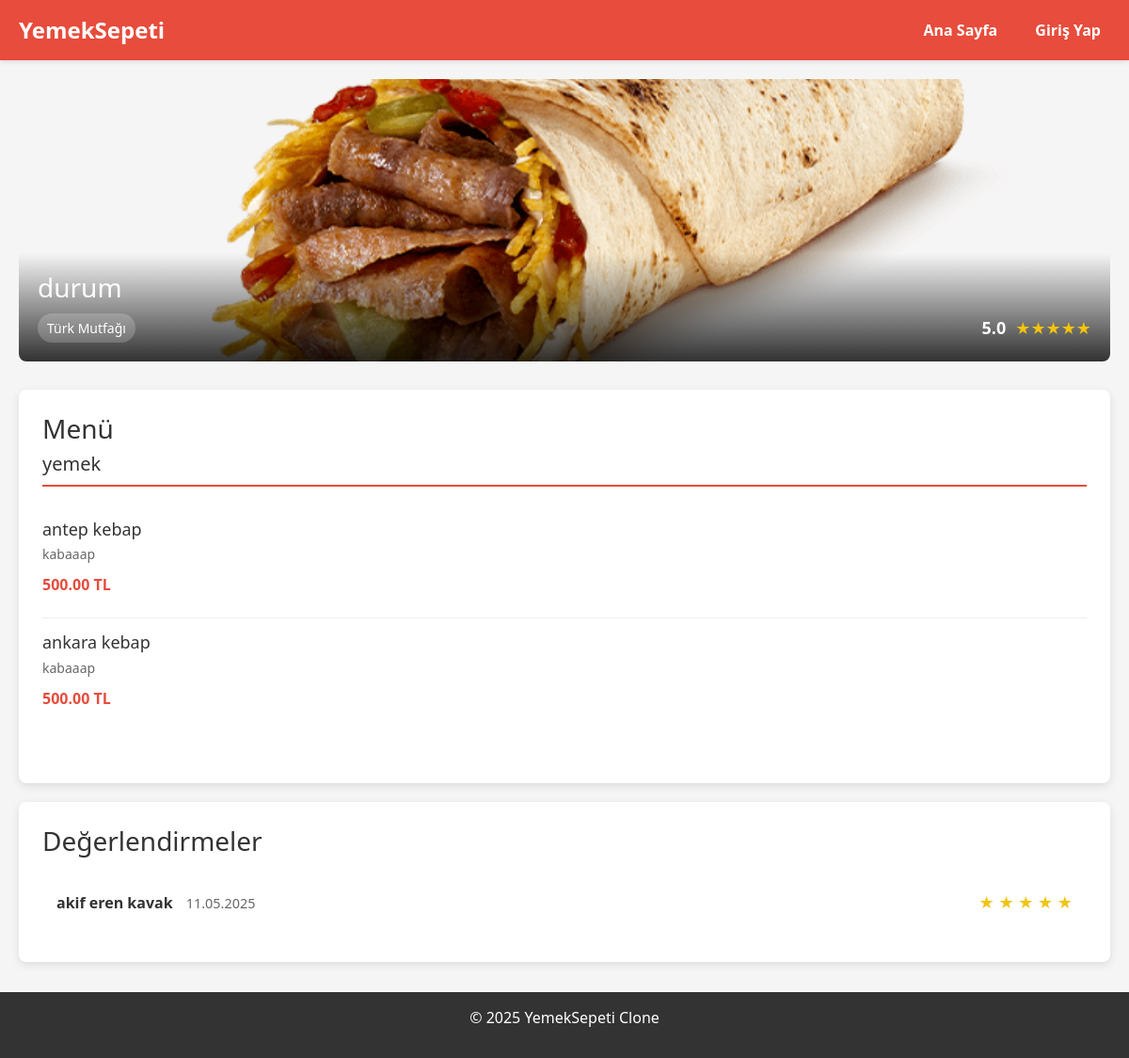
The page /restaurant/1 on the database its author committed.
### models.py (models this page shows, shortened)
class Restaurant(db.Model):
    id = db.Column(db.Integer, primary_key=True)
    user_id = db.Column(db.Integer, db.ForeignKey('user.id'), nullable=False)
    restaurant_name = db.Column(db.String(100), nullable=False)
    cuisine_type = db.Column(db.String(50), nullable=False)
    tax_id = db.Column(db.String(20), unique=True, nullable=False)
    is_approved = db.Column(db.Boolean, default=False)
    rating = db.Column(db.Float, default=0.0)
    created_at = db.Column(db.DateTime, default=lambda: datetime.now(timezone.utc))
    image_path = db.Column(db.String(255), nullable=True, default='default_restaurant.png')

class Menu(db.Model):
    id = db.Column(db.Integer, primary_key=True)
    restaurant_id = db.Column(db.Integer, db.ForeignKey('restaurant.id'), nullable=False)
    item_name = db.Column(db.String(100), nullable=False)
    description = db.Column(db.Text, nullable=True)
    price = db.Column(db.Float, nullable=False)
    is_available = db.Column(db.Boolean, default=True)
    category = db.Column(db.String(50), nullable=False, default = "diğer")  # e.g., 'appetizer', 'main course', 'dessert'
    restaurant = db.relationship('Restaurant', backref='menu_items')

class RestaurantReview(db.Model):
    id = db.Column(db.Integer, primary_key=True)
    user_id = db.Column(db.Integer, db.ForeignKey('user.id'), nullable=False)
    restaurant_id = db.Column(db.Integer, db.ForeignKey('restaurant.id'), nullable=False)
    rating = db.Column(db.Integer, nullable=False)  # 1-5 stars
    comment = db.Column(db.Text, nullable=True)
    created_at = db.Column(db.DateTime, default=lambda: datetime.now(timezone.utc))
    user = db.relationship('User', backref='restaurant_reviews')
    restaurant = db.relationship('Restaurant', backref='reviews')

class User(db.Model):
    id = db.Column(db.Integer, primary_key=True)
    name = db.Column(db.String(100), nullable=False)
    email = db.Column(db.String(100), unique=True, nullable=False)
    password = db.Column(db.String(100), nullable=False)
    phone = db.Column(db.String(15), nullable=True)
    address = db.Column(db.Text, nullable=True)
    user_type = db.Column(db.String(20), nullable=False)  # 'admin', 'restaurant', 'user', 'delivery'
    created_at = db.Column(db.DateTime, default=lambda: datetime.now(timezone.utc))
    is_active = db.Column(db.Boolean, default=True)
    reset_code = db.Column(db.String(100), nullable=True)
    reset_code_expiry = db.Column(db.DateTime, nullable=True)
    restaurant = db.relationship('Restaurant', backref='owner', uselist=False)
    addresses = db.relationship('Address', backref='user', lazy=True)

### app.py (the view, shortened to what this page needs)
@app.route("/restaurant/<int:restaurant_id>")
def restaurant_menu(restaurant_id):
    restaurant = Restaurant.query.get_or_404(restaurant_id)
    if not restaurant.is_approved and ('user_type' not in session or session['user_type'] != 'admin'):
        flash('Bu restoran henüz onaylanmamıştır.', 'danger')
        return redirect(url_for('home'))
    menu_items = Menu.query.filter_by(restaurant_id=restaurant_id, is_available=True).all()
    restaurant_reviews = RestaurantReview.query.filter_by(restaurant_id=restaurant_id).order_by(RestaurantReview.created_at.desc()).all()
    user_restaurant_review = None
    if 'logged_in' in session and session['user_type'] == 'user':
        user_restaurant_review = RestaurantReview.query.filter_by(
            user_id=session['user_id'],
            restaurant_id=restaurant_id
        ).first()
    user_menu_ratings = {}
    if 'logged_in' in session and session['user_type'] == 'user':
        user_ratings = MenuItemReview.query.filter_by(user_id=session['user_id']).all()
        for rating in user_ratings:
            user_menu_ratings[rating.menu_id] = rating.rating
    for item in menu_items:
        item_ratings = MenuItemReview.query.filter_by(menu_id=item.id).all()
        if item_ratings:
            total_rating = sum(review.rating for review in item_ratings)
            item.avg_rating = round(total_rating / len(item_ratings), 1)
        else:
            item.avg_rating = None
    cart_items = []
    cart_total = 0
    cart_count = 0
    return render_template(
        "restaurant_menu.html",
        restaurant=restaurant,
        menu_items=menu_items,
        cart_items=cart_items,
        cart_total=cart_total,
        cart_count=cart_count,
        restaurant_reviews=restaurant_reviews,
        user_restaurant_review=user_restaurant_review,
        user_menu_ratings=user_menu_ratings
    )

### templates/restaurant_menu.html (shortened to what this page needs)
{% extends "base.html" %}
{% block content %}
<div class="restaurant-header">
    <div class="restaurant-banner">
        {% if restaurant.image_path %}
            <img src="{{ url_for('static', filename='images/restaurants/' + restaurant.image_path) }}" alt="{{ restaurant.restaurant_name }}">
        {% else %}
            <img src="{{ url_for('static', filename='images/restaurants/default.jpg') }}" alt="Default image">
        {% endif %}
        <div class="restaurant-overlay">
            <h2>{{ restaurant.restaurant_name }}</h2>
            <div class="restaurant-meta">
                <span class="cuisine-type">{{ restaurant.cuisine_type }}</span>
                <div class="rating-display">
                    <span class="rating-value">{{ restaurant.rating }}</span>
                    <div class="stars">
                        {% for i in range(5) %}
                            {% if i < restaurant.rating|int %}
                                <span class="star filled">★</span>
                            {% elif i < (restaurant.rating|float + 0.5)|int %}
                                <span class="star half-filled">★</span>
                            {% else %}
                                <span class="star">☆</span>
                            {% endif %}
                        {% endfor %}
                    </div>
                </div>
            </div>
        </div>
    </div>
</div>
<div class="menu-container">
    <h3>Menü</h3>
    {% if menu_items %}
        {% set categories = {} %}
        {% for category, items in categories.items() %}
            <div class="menu-category">
                <h4 class="category-title">{{ category }}</h4>
                <div class="menu-items">
                    {% for item in items %}
                        <div class="menu-item">
                            <div class="menu-item-info">
                                <h4>{{ item.item_name }}</h4>
                                <p class="description">{{ item.description }}</p>
                                <p class="price">{{ "%.2f"|format(item.price) }} TL</p>
                            </div>
                        </div>
                    {% endfor %}
                </div>
            </div>
        {% endfor %}
    {% else %}
        <p class="no-items">Bu restoranda henüz menü öğesi bulunmamaktadır.</p>
    {% endif %}
</div>
<div class="review-section">
    <h3>Değerlendirmeler</h3>
    <div class="reviews-list">
        {% if restaurant_reviews %}
            {% for review in restaurant_reviews %}
                <div class="review-item">
                    <div class="review-header">
                        <div class="reviewer-info">
                            <span class="reviewer-name">{{ review.user.name }}</span>
                            <span class="review-date">{{ review.created_at.strftime('%d.%m.%Y') }}</span>
                        </div>
                        <div class="review-rating">
                            {% for i in range(5) %}
                                {% if i < review.rating %}
                                    <span class="star filled">★</span>
                                {% else %}
                                    <span class="star">☆</span>
                                {% endif %}
                            {% endfor %}
                        </div>
                    </div>
                </div>
            {% endfor %}
        {% else %}
            <p class="no-reviews">Bu restoran için henüz değerlendirme yapılmamış.</p>
        {% endif %}
    </div>
</div>
{% endblock %}

### static/styles.css (style rules this page uses)
body { font-family: Arial, sans-serif; margin: 0; padding: 0; background-color: #f8f9fa; }
body { font-family: 'Segoe UI', Tahoma, Geneva, Verdana, sans-serif; margin: 0; padding: 0; background-color: #f5f5f5; color: #333; }
.stars { display: flex; }
.star { color: #ddd; font-size: 18px; }
.star.filled { color: #f1c40f; }
.restaurant-header { margin-bottom: 30px; }
.restaurant-banner { position: relative; height: 300px; border-radius: 8px; overflow: hidden; }
.restaurant-banner img { width: 100%; height: 100%; object-fit: cover; }
.restaurant-overlay { position: absolute; bottom: 0; left: 0; right: 0; padding: 20px; background: linear-gradient(transparent, rgba(0, 0, 0, 0.8)); color: white; }
.restaurant-overlay h2 { margin: 0 0 10px 0; font-size: 28px; }
.restaurant-meta { display: flex; justify-content: space-between; align-items: center; }
.cuisine-type { background-color: rgba(255, 255, 255, 0.2); padding: 5px 10px; border-radius: 20px; font-size: 14px; }
.rating-display { display: flex; align-items: center; gap: 10px; }
.rating-value { font-weight: bold; font-size: 18px; }
.menu-container { background-color: white; padding: 25px; border-radius: 8px; box-shadow: 0 3px 10px rgba(0, 0, 0, 0.1); }
.menu-items { margin-top: 20px; }
.menu-item { display: flex; justify-content: space-between; align-items: center; padding: 15px 0; border-bottom: 1px solid #eee; }
.menu-item:last-child { border-bottom: none; }
.menu-item-info { flex: 3; }
.menu-item-info h4 { margin: 0 0 5px 0; font-size: 18px; }
.description { color: #666; margin: 0 0 10px 0; font-size: 14px; }
.price { font-weight: bold; color: #e74c3c; margin: 0; font-size: 16px; }
.review-section { background-color: white; border-radius: 8px; padding: 25px; margin: 20px 0; box-shadow: 0 3px 10px rgba(0, 0, 0, 0.1); }
.reviews-list { margin-top: 20px; }
.review-item { padding: 15px; border-bottom: 1px solid #eee; }
.review-item:last-child { border-bottom: none; }
.review-header { display: flex; justify-content: space-between; align-items: center; margin-bottom: 10px; }
.reviewer-name { font-weight: bold; margin-right: 10px; }
.review-date { color: #666; font-size: 0.9em; }
.review-rating { color: #f1c40f; font-size: 18px; }

### templates/restaurant_menu.html (style rules this page uses)
.menu-category { margin-bottom: 30px; }
.category-title { color: #333; padding-bottom: 10px; border-bottom: 2px solid #e74c3c; margin-bottom: 15px; font-size: 20px; }
.review-section { background-color: white; border-radius: 8px; padding: 25px; margin: 20px 0; box-shadow: 0 3px 10px rgba(0, 0, 0, 0.1); }
.reviews-list { margin-top: 20px; }
.review-item { padding: 15px; border-bottom: 1px solid #eee; }
.review-item:last-child { border-bottom: none; }
.review-header { display: flex; justify-content: space-between; align-items: center; margin-bottom: 10px; }
.reviewer-name { font-weight: bold; margin-right: 10px; }
.review-date { color: #666; font-size: 0.9em; }
.review-rating { color: #f1c40f; font-size: 18px; }

### rows shown on the page
Restaurant: image_path+restaurant_name (picture), restaurant_name "durum", cuisine_type "Türk Mutfağı", rating "5.0"
Menu: category "yemek", item_name "antep kebap", description "kabaaap", price "500.00"
Menu: item_name "ankara kebap", description "kabaaap", price "500.00"
RestaurantReview: user.name "akif eren kavak", created_at "11.05.2025", rating 5 (drawn)
